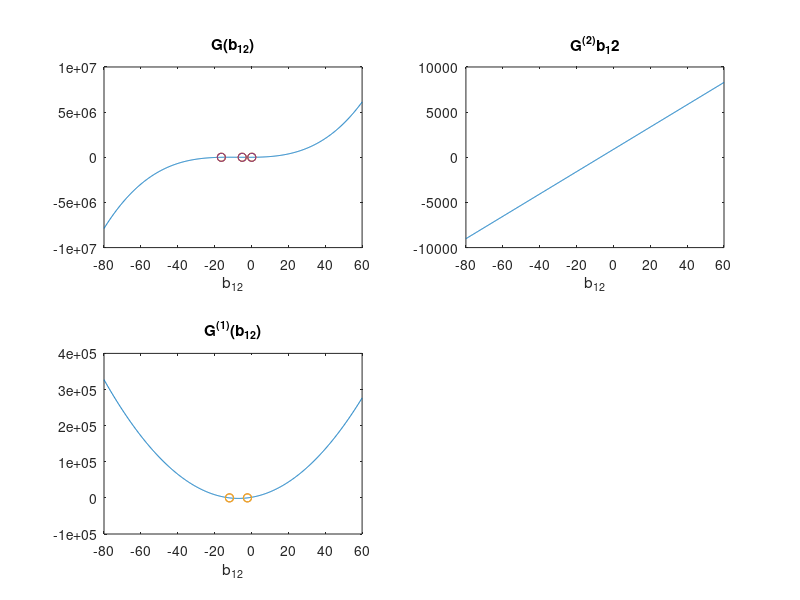

Write the MATLAB code that produced this figure.
function polyb12
%UNTITLED Summary of this function goes here
%   Detailed explanation goes here
global k_1 k_3 k_5 k_6 d_3 d_6 d_4 k_b12 k_n2 K_12 p_2 r
k_1 = 8.0;
k_3 = 0.7;
k_5 = 10.0;
k_6 = 0.8;
d_3 = 0.3;
d_6 = 0.50;
d_4 = 0.15;
k_b12 = 4.0;
k_n2 = 0.4;
K_12 = 5;
p_2 = 1;


c3 = d_6 * k_b12 * (k_5 + d_3);
c2 = (k_5 +d_3)*(k_b12 * k_1) + d_6 * k_b12 * k_n2 + d_6 * (K_12 * k_b12 ...
    + k_3)*(k_5 + d_3);
c1 = K_12 * (k_5 + d_3) * k_b12 * k_1 + k_b12 * k_1 * k_n2 + k_3 * d_6 * ...
    k_n2 + d_6 * (k_5 + d_3) * K_12 * k_3 - k_1 * k_3 * k_5;
c0 = - k_1 * k_3 * k_5 * K_12;
C = [c3, c2, c1, c0];
r = roots(C);
x = -80 : 0.2 : 60;
y = polyval(C,x);
subplot(2,2,1);
plot(x,y);
xlabel('b_{12}');
title('G(b_{12})');
hold on
y0 = zeros(3);
plot(r',y0','o');

subplot(2,2,3);
Cprime = [3*c3, 2*c2, c1];
rprime = roots(Cprime);
y2 = polyval(Cprime,x);
plot(x,y2);
xlabel('b_{12}');
title('G^{(1)}(b_{12})');
hold on
y0prime = zeros(2);
plot(rprime',y0prime','o');

subplot(2,2,2);
Cprime2 = [6*c3,2*c2];
y3 = polyval(Cprime2,x);
plot(x,y3);
xlabel('b_{12}');
title('G^{(2)}{b_12}');

end

